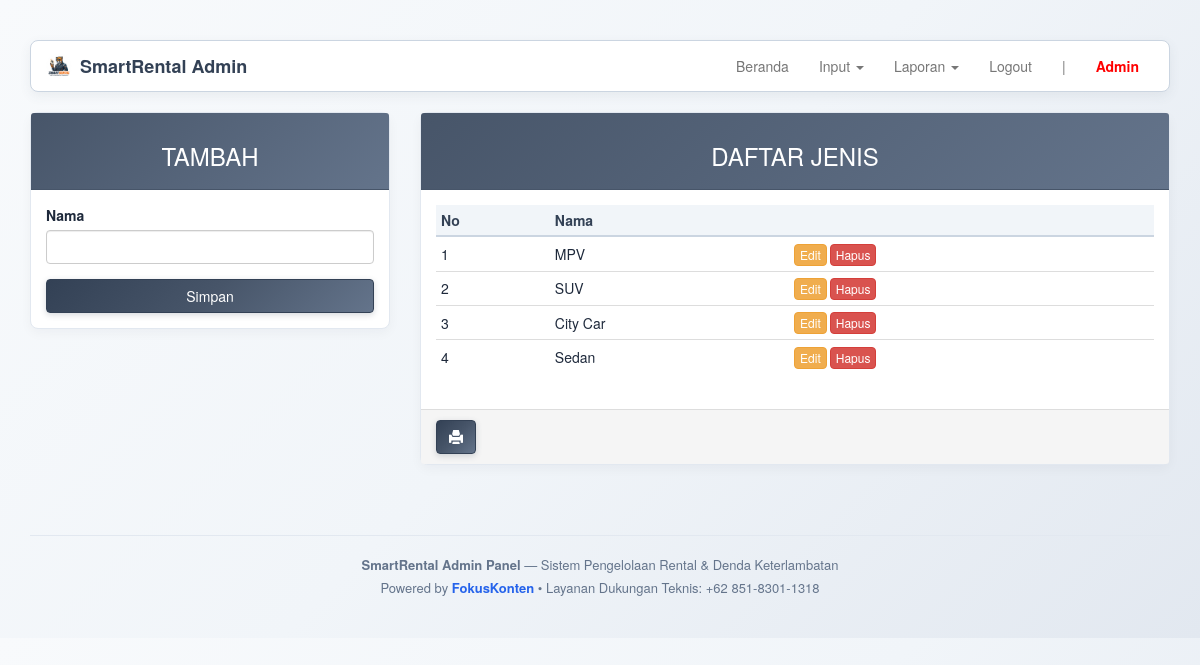
Page /SOURCE_CODE_APLIKASI/admin/index.php?page=jenis (signed in) on the committed database.
### tables this page shows
CREATE TABLE `jenis` (
  `id_jenis` int(4) NOT NULL,
  `nama` varchar(30) NOT NULL
);

### SOURCE_CODE_APLIKASI/admin/page/jenis.php (the view, shortened to what this page needs)
<?php
$update = (isset($_GET['action']) AND $_GET['action'] == 'update') ? true : false;
?>
<div class="row">
	<div class="col-md-4 hidden-print">
	    <div class="panel panel-<?= ($update) ? "warning" : "info" ?>">
	        <div class="panel-heading"><h3 class="text-center"><?= ($update) ? "EDIT" : "TAMBAH" ?></h3></div>
	        <div class="panel-body">
	            <form action="<?=$_SERVER['REQUEST_URI']?>" method="POST">
	                <div class="form-group">
	                    <label for="nama">Nama</label>
	                    <input type="text" name="nama" class="form-control" <?= (!$update) ?: 'value="'.$row["nama"].'"' ?>>
	                </div>
	                <button type="submit" class="btn btn-<?= ($update) ? "warning" : "info" ?> btn-block">Simpan</button>
	            </form>
	        </div>
	    </div>
	</div>
	<div class="col-md-8">
	    <div class="panel panel-info">
	        <div class="panel-heading"><h3 class="text-center">DAFTAR JENIS</h3></div>
	        <div class="panel-body">
	            <table class="table table-condensed">
	                <thead>
	                    <tr>
	                        <th>No</th>
	                        <th>Nama</th>
	                        <th class="hidden-print"></th>
	                    </tr>
	                </thead>
	                <tbody>
	                    <?php $no = 1; ?>
	                    <?php if ($query = $connection->query("SELECT * FROM jenis")): ?>
	                        <?php while($row = $query->fetch_assoc()): ?>
	                        <tr>
	                            <td><?=$no++?></td>
															<td><?=$row['nama']?></td>
	                            <td class="hidden-print">
	                                <div class="btn-group">
	                                    <a href="?page=jenis&action=update&key=<?=$row['id_jenis']?>" class="btn btn-warning btn-xs">Edit</a>
	                                    <a href="?page=jenis&action=delete&key=<?=$row['id_jenis']?>" class="btn btn-danger btn-xs">Hapus</a>
	                                </div>
	                            </td>
	                        </tr>
	                        <?php endwhile ?>
	                    <?php endif ?>
	                </tbody>
	            </table>
	        </div>
			    <div class="panel-footer hidden-print">
			        <a onClick="window.print();return false" class="btn btn-primary"><i class="glyphicon glyphicon-print"></i></a>
			    </div>
	    </div>
	</div>
</div>

### SOURCE_CODE_APLIKASI/admin/index.php (style rules this page uses)
body { margin-top: 40px; }
body { background: linear-gradient(135deg, #f8fafc 0%, #f1f5f9 50%, #e2e8f0 100%) !important; color: #1e293b !important; }
.btn-group, .action-buttons { display: inline-flex !important; flex-direction: row !important; flex-wrap: nowrap !important; gap: 4px !important; white-space: nowrap !important; }
.btn { white-space: nowrap !important; border-radius: 4px !important; font-weight: 500 !important; transition: all 0.15s ease-in-out !important; }
.btn-primary, .btn-submit, button[type="submit"] { background: linear-gradient(135deg, #334155 0%, #475569 50%, #64748b 100%) !important; border-color: #334155 !important; color: #ffffff !important; box-shadow: 0 2px 6px rgba(51, 65, 85, 0.2) !important; }
.panel-info > .panel-heading { background: linear-gradient(135deg, #475569 0%, #64748b 100%) !important; border-color: #475569 !important; color: #ffffff !important; }
.panel { border: 1px solid #e2e8f0 !important; box-shadow: 0 4px 12px rgba(15, 23, 42, 0.04) !important; border-radius: 8px !important; }
.table { background: #ffffff !important; border-radius: 6px !important; }
.table > thead > tr > th { background: #f1f5f9 !important; color: #334155 !important; font-weight: 600 !important; border-bottom: 2px solid #cbd5e1 !important; white-space: nowrap !important; }
.table > tbody > tr > td { vertical-align: middle !important; }

### rows in the picture
jenis: nama "MPV"
jenis: nama "SUV"
jenis: nama "City Car"
jenis: nama "Sedan"

### other values in the picture
$_SESSION["admin"]["username"] "Admin"
